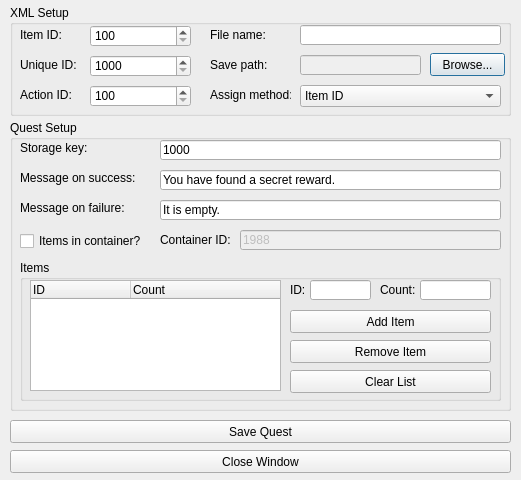
<?xml version="1.0" encoding="UTF-8"?>
<ui version="4.0">
 <class>QuestCreator</class>
 <widget class="QDialog" name="QuestCreator">
  <property name="geometry">
   <rect>
    <x>0</x>
    <y>0</y>
    <width>521</width>
    <height>480</height>
   </rect>
  </property>
  <property name="windowTitle">
   <string>Quest Creator</string>
  </property>
  <widget class="QGroupBox" name="XMLSetupGroup">
   <property name="geometry">
    <rect>
     <x>10</x>
     <y>5</y>
     <width>501</width>
     <height>111</height>
    </rect>
   </property>
   <property name="title">
    <string>XML Setup</string>
   </property>
   <widget class="QLabel" name="ItemIDLabel">
    <property name="geometry">
     <rect>
      <x>10</x>
      <y>22</y>
      <width>61</width>
      <height>16</height>
     </rect>
    </property>
    <property name="text">
     <string>Item ID:</string>
    </property>
   </widget>
   <widget class="QLabel" name="UIDLabel">
    <property name="geometry">
     <rect>
      <x>10</x>
      <y>52</y>
      <width>61</width>
      <height>16</height>
     </rect>
    </property>
    <property name="text">
     <string>Unique ID:</string>
    </property>
   </widget>
   <widget class="QLabel" name="AIDLabel">
    <property name="geometry">
     <rect>
      <x>10</x>
      <y>82</y>
      <width>61</width>
      <height>16</height>
     </rect>
    </property>
    <property name="text">
     <string>Action ID:</string>
    </property>
   </widget>
   <widget class="QSpinBox" name="ItemIDSpin">
    <property name="geometry">
     <rect>
      <x>80</x>
      <y>20</y>
      <width>101</width>
      <height>22</height>
     </rect>
    </property>
    <property name="minimum">
     <number>100</number>
    </property>
    <property name="maximum">
     <number>13000</number>
    </property>
   </widget>
   <widget class="QSpinBox" name="UIDSpin">
    <property name="geometry">
     <rect>
      <x>80</x>
      <y>50</y>
      <width>101</width>
      <height>22</height>
     </rect>
    </property>
    <property name="minimum">
     <number>1000</number>
    </property>
    <property name="maximum">
     <number>65535</number>
    </property>
   </widget>
   <widget class="QSpinBox" name="AIDSpin">
    <property name="geometry">
     <rect>
      <x>80</x>
      <y>80</y>
      <width>101</width>
      <height>22</height>
     </rect>
    </property>
    <property name="minimum">
     <number>100</number>
    </property>
    <property name="maximum">
     <number>65535</number>
    </property>
   </widget>
   <widget class="QLabel" name="FileNameLabel">
    <property name="geometry">
     <rect>
      <x>200</x>
      <y>22</y>
      <width>81</width>
      <height>16</height>
     </rect>
    </property>
    <property name="text">
     <string>File name:</string>
    </property>
   </widget>
   <widget class="QLabel" name="SavePathLabel">
    <property name="geometry">
     <rect>
      <x>200</x>
      <y>52</y>
      <width>81</width>
      <height>16</height>
     </rect>
    </property>
    <property name="text">
     <string>Save path:</string>
    </property>
   </widget>
   <widget class="QLineEdit" name="FileNameEdit">
    <property name="geometry">
     <rect>
      <x>290</x>
      <y>20</y>
      <width>201</width>
      <height>20</height>
     </rect>
    </property>
   </widget>
   <widget class="QLineEdit" name="SavePathEdit">
    <property name="enabled">
     <bool>false</bool>
    </property>
    <property name="geometry">
     <rect>
      <x>290</x>
      <y>50</y>
      <width>121</width>
      <height>20</height>
     </rect>
    </property>
   </widget>
   <widget class="QPushButton" name="BrowsePathButton">
    <property name="geometry">
     <rect>
      <x>420</x>
      <y>48</y>
      <width>75</width>
      <height>23</height>
     </rect>
    </property>
    <property name="text">
     <string>Browse...</string>
    </property>
   </widget>
   <widget class="QLabel" name="AssignMethodLabel">
    <property name="geometry">
     <rect>
      <x>200</x>
      <y>82</y>
      <width>81</width>
      <height>16</height>
     </rect>
    </property>
    <property name="text">
     <string>Assign method:</string>
    </property>
   </widget>
   <widget class="QComboBox" name="AssignMethodCombo">
    <property name="geometry">
     <rect>
      <x>290</x>
      <y>80</y>
      <width>201</width>
      <height>22</height>
     </rect>
    </property>
    <item>
     <property name="text">
      <string>Item ID</string>
     </property>
    </item>
    <item>
     <property name="text">
      <string>Action ID</string>
     </property>
    </item>
    <item>
     <property name="text">
      <string>Unique ID</string>
     </property>
    </item>
   </widget>
  </widget>
  <widget class="QGroupBox" name="QuestSetupGroup">
   <property name="geometry">
    <rect>
     <x>10</x>
     <y>120</y>
     <width>501</width>
     <height>291</height>
    </rect>
   </property>
   <property name="title">
    <string>Quest Setup</string>
   </property>
   <widget class="QLabel" name="StorageKeyLabel">
    <property name="geometry">
     <rect>
      <x>10</x>
      <y>20</y>
      <width>121</width>
      <height>16</height>
     </rect>
    </property>
    <property name="text">
     <string>Storage key:</string>
    </property>
   </widget>
   <widget class="QLabel" name="SuccessMessageLabel">
    <property name="geometry">
     <rect>
      <x>10</x>
      <y>50</y>
      <width>121</width>
      <height>16</height>
     </rect>
    </property>
    <property name="text">
     <string>Message on success:</string>
    </property>
   </widget>
   <widget class="QLabel" name="FailureMessageLabel">
    <property name="geometry">
     <rect>
      <x>10</x>
      <y>80</y>
      <width>121</width>
      <height>16</height>
     </rect>
    </property>
    <property name="text">
     <string>Message on failure:</string>
    </property>
   </widget>
   <widget class="QCheckBox" name="ItemsInContainer">
    <property name="geometry">
     <rect>
      <x>10</x>
      <y>112</y>
      <width>121</width>
      <height>18</height>
     </rect>
    </property>
    <property name="text">
     <string>Items in container?</string>
    </property>
   </widget>
   <widget class="QLabel" name="ContainerIDLabel">
    <property name="geometry">
     <rect>
      <x>150</x>
      <y>112</y>
      <width>71</width>
      <height>16</height>
     </rect>
    </property>
    <property name="text">
     <string>Container ID:</string>
    </property>
   </widget>
   <widget class="QLineEdit" name="ContainerIDEdit">
    <property name="enabled">
     <bool>false</bool>
    </property>
    <property name="geometry">
     <rect>
      <x>230</x>
      <y>110</y>
      <width>261</width>
      <height>20</height>
     </rect>
    </property>
    <property name="text">
     <string>1988</string>
    </property>
   </widget>
   <widget class="QGroupBox" name="ItemsListGroup">
    <property name="geometry">
     <rect>
      <x>10</x>
      <y>140</y>
      <width>481</width>
      <height>141</height>
     </rect>
    </property>
    <property name="title">
     <string>Items</string>
    </property>
    <widget class="QTreeWidget" name="ItemsList">
     <property name="geometry">
      <rect>
       <x>10</x>
       <y>20</y>
       <width>251</width>
       <height>111</height>
      </rect>
     </property>
     <column>
      <property name="text">
       <string>ID</string>
      </property>
     </column>
     <column>
      <property name="text">
       <string>Count</string>
      </property>
     </column>
    </widget>
    <widget class="QPushButton" name="ItemsClearList">
     <property name="geometry">
      <rect>
       <x>270</x>
       <y>110</y>
       <width>201</width>
       <height>23</height>
      </rect>
     </property>
     <property name="text">
      <string>Clear List</string>
     </property>
    </widget>
    <widget class="QPushButton" name="ItemsRemoveItem">
     <property name="geometry">
      <rect>
       <x>270</x>
       <y>80</y>
       <width>201</width>
       <height>23</height>
      </rect>
     </property>
     <property name="text">
      <string>Remove Item</string>
     </property>
    </widget>
    <widget class="QPushButton" name="ItemsAddItem">
     <property name="geometry">
      <rect>
       <x>270</x>
       <y>50</y>
       <width>201</width>
       <height>23</height>
      </rect>
     </property>
     <property name="text">
      <string>Add Item</string>
     </property>
    </widget>
    <widget class="QLineEdit" name="ItemsAddIDEdit">
     <property name="geometry">
      <rect>
       <x>290</x>
       <y>20</y>
       <width>61</width>
       <height>20</height>
      </rect>
     </property>
    </widget>
    <widget class="QLabel" name="ItemsAddID">
     <property name="geometry">
      <rect>
       <x>270</x>
       <y>22</y>
       <width>21</width>
       <height>16</height>
      </rect>
     </property>
     <property name="text">
      <string>ID:</string>
     </property>
    </widget>
    <widget class="QLabel" name="ItemsAddCount">
     <property name="geometry">
      <rect>
       <x>360</x>
       <y>22</y>
       <width>41</width>
       <height>16</height>
      </rect>
     </property>
     <property name="text">
      <string>Count:</string>
     </property>
    </widget>
    <widget class="QLineEdit" name="ItemsAddCountEdit">
     <property name="geometry">
      <rect>
       <x>400</x>
       <y>20</y>
       <width>71</width>
       <height>20</height>
      </rect>
     </property>
    </widget>
   </widget>
   <widget class="QLineEdit" name="StorageKeyEdit">
    <property name="geometry">
     <rect>
      <x>150</x>
      <y>20</y>
      <width>341</width>
      <height>20</height>
     </rect>
    </property>
    <property name="text">
     <string>1000</string>
    </property>
   </widget>
   <widget class="QLineEdit" name="SuccessMessageEdit">
    <property name="geometry">
     <rect>
      <x>150</x>
      <y>50</y>
      <width>341</width>
      <height>20</height>
     </rect>
    </property>
    <property name="text">
     <string>You have found a secret reward.</string>
    </property>
   </widget>
   <widget class="QLineEdit" name="FailureMessageEdit">
    <property name="geometry">
     <rect>
      <x>150</x>
      <y>80</y>
      <width>341</width>
      <height>20</height>
     </rect>
    </property>
    <property name="text">
     <string>It is empty.</string>
    </property>
   </widget>
  </widget>
  <widget class="QPushButton" name="SaveQuestButton">
   <property name="geometry">
    <rect>
     <x>10</x>
     <y>420</y>
     <width>501</width>
     <height>23</height>
    </rect>
   </property>
   <property name="text">
    <string>Save Quest</string>
   </property>
  </widget>
  <widget class="QPushButton" name="CloseWindowButton">
   <property name="geometry">
    <rect>
     <x>10</x>
     <y>450</y>
     <width>501</width>
     <height>23</height>
    </rect>
   </property>
   <property name="text">
    <string>Close Window</string>
   </property>
  </widget>
 </widget>
 <resources/>
 <connections/>
</ui>
